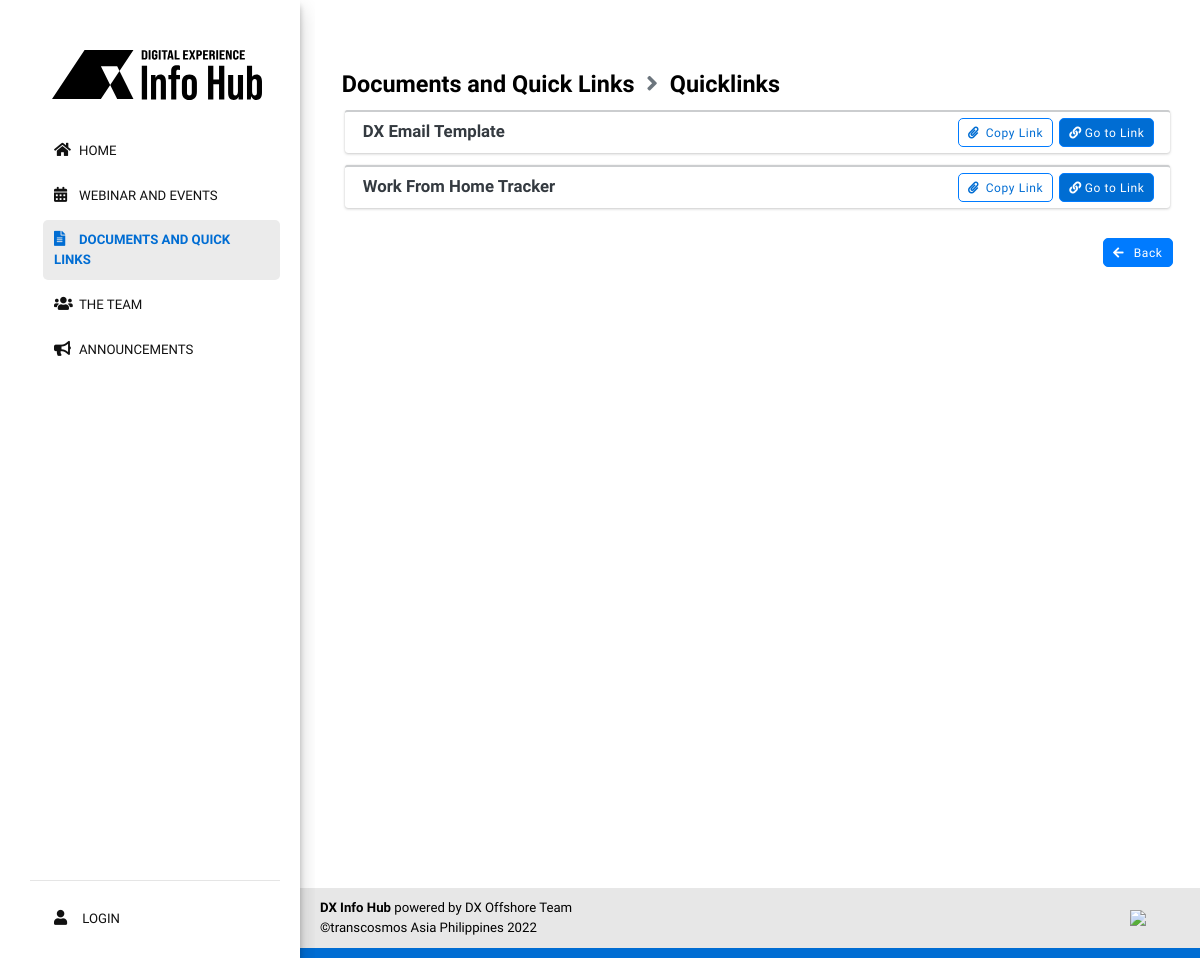
The page /document-files/1 on the database its author committed.
### tables this page shows
CREATE TABLE `documents` (
  `id` int(255) UNSIGNED NOT NULL,
  `user_id` int(255) NOT NULL DEFAULT '0',
  `document_name` varchar(255) NOT NULL DEFAULT '',
  `date_created` varchar(255) NOT NULL DEFAULT '',
  `date_edited` varchar(255) NOT NULL DEFAULT '',
  `document_status` int(1) NOT NULL DEFAULT '0',
  `temp_del` int(1) NOT NULL DEFAULT '0',
  `timestamp` timestamp NOT NULL DEFAULT CURRENT_TIMESTAMP ON UPDATE CURRENT_TIMESTAMP
);

CREATE TABLE `files` (
  `id` int(255) UNSIGNED NOT NULL,
  `user_id` int(255) NOT NULL DEFAULT '0',
  `document_name` varchar(255) NOT NULL DEFAULT '',
  `document_id` int(10) NOT NULL DEFAULT '0',
  `file_linkname` varchar(255) NOT NULL DEFAULT '',
  `file_link` varchar(255) NOT NULL DEFAULT '',
  `date_created` varchar(255) NOT NULL DEFAULT '',
  `file_status` int(1) NOT NULL DEFAULT '0',
  `temp_del` int(1) NOT NULL DEFAULT '0',
  `timestamp` timestamp NOT NULL DEFAULT CURRENT_TIMESTAMP ON UPDATE CURRENT_TIMESTAMP
);

### includes/lang/forms.php (called while the page is built, shortened)
<?php
$btn_back = array(
	'Back',
	'バック'
);
?>

### includes/functions.php (called while the page is built, shortened)
<?php
function renderLang($lang_arr) {
	if(isset($lang_arr[$GLOBALS['default_lang_idx']])) {
		if($lang_arr[$GLOBALS['default_lang_idx']] != '') {
			$return = $lang_arr[$GLOBALS['default_lang_idx']];
		} else {
			$return = $lang_arr[0];
		}
	} else {
		$return = $lang_arr[0];
	}
	return $return;
}
?>

### pages/documents/document-files.php (the view, shortened to what this page needs)
<?php
require($_SERVER['DOCUMENT_ROOT'].'/includes/config.php');
 $id = (isset($_GET['id']) ? $_GET['id'] : '');
 $sql = $pdo->prepare("SELECT * FROM documents WHERE id = :document_id LIMIT 1");
 $sql->bindParam(":document_id",$id);
 $sql->execute();
 if($sql->rowCount()) {
     $data = $sql->fetch(PDO::FETCH_ASSOC);
?>
<!DOCTYPE html>
<html lang="en">
    <head>
        <?php require($_SERVER['DOCUMENT_ROOT'].'/includes/common/links.php');  ?>
        <link rel="stylesheet" href="/plugins/toastr/toastr.min.css">
        <link rel="stylesheet" href="/plugins/sweetalert2-theme-bootstrap-4/bootstrap-4.min.css">
        <link href="/assets/css/documents.css" rel="stylesheet" />
    </head>
    <body>
        <div class="container">
            <div class="col-3 col-s-3 menu">
                <?php require($_SERVER['DOCUMENT_ROOT'].'/includes/common/parent-sidebar.php');  ?>
            </div>
            <section class="main-area col-s-9 d-column mb-4">
                <div class="mb-4">
                    <h2 class="mb-3">
                        <span  >Documents and Quick Links <i class="fa fa-angle-right mx-2 text-secondary" aria-hidden="true"></i> <?php  echo $data['document_name']; ?></span>
                    </h2>
                    <ul class="list-inline mb-4">
                        <?php
                            $count = 0;
                            $sql = $pdo->prepare("SELECT * FROM files WHERE document_name = :document_name ORDER BY id DESC");
                            $sql->bindParam(":document_name", $data['document_name']);
                            $sql->execute();
                            if($sql->rowCount() > 0) {
                                while ($data = $sql->fetch(PDO::FETCH_ASSOC)) {
                                    $count++;
                                ?>
                                    <div class="row">
                                        <div class="col-lg">
                                            <div class="card card-secondary mx-1" style="border-top: 2px solid #cbcdcf;">
                                                <div class="card-body py-2">
                                                    <div class="row">
                                                        <div class="col-8"><h5 class="card-title text-dark m-1"><?php  echo $data['file_linkname']; ?></h5></div>
                                                        <div class="col-4">
                                                            <div class="d-flex justify-content-end">
                                                                <button class="btn border-primary bg-none mr-2" style="color:var(--blue);" onClick="copyLink(<?php echo $count ?>)" name="copy<?php echo $count?>" title="Copy this link to access file.">
                                                                    <i class="fas fa-paperclip mr-1" aria-hidden="true"></i> Copy Link
                                                                </button>
                                                                <?php
                                                                    $drive_z_keyword = "Z:\DX";
                                                                    $file_link = $data['file_link'];
                                                                    if(strpos($file_link, $drive_z_keyword) !== false){
                                                                        echo "<div style='display:inline;' title='Drive Z Link'><a href='#' class='btn btn-primary disabled' style='background-color: var(--blue);' ><i class='fa fa-link mr-1' aria-hidden='true'></i>Go to Link</a></div>";
                                                                    } else{
                                                                        echo "<a href='$file_link' target='_blank' class='btn btn-primary' style='background-color: var(--blue);' ><i class='fa fa-link mr-1' aria-hidden='true'></i>Go to Link</a>";
                                                                    }
                                                                ?>
                                                            </div>
                                                        </div>
                                                    </div>
                                                </div>
                                            </div>
                                        </div>
                                    </div>
                          <?php
                                 }
                             }   else {
                                echo '<br><p><strong>No data links available.</strong></p>';
                             }
                        ?>
                    </ul>
                    <div class="text-right">
                        <a href="/o-documents" class="btn btn-primary text-right">
                            <i class="fa fa-arrow-left mr-2"></i>
                            <?php echo renderLang($btn_back); ?>
                        </a>
                    </div>
                </div>
            </section>
            </div>
        <?php require($_SERVER['DOCUMENT_ROOT'].'/includes/common/parent-footer.php');  ?>
        <?php } ?>
    </body>
</html>

### assets/css/common.css (style rules this page uses)
html { font-size: 12px; }
.card-title { font-size: 1.4rem; }

### assets/css/style.css (style rules this page uses)
:root { --blue: #006DD3; --gray: #E7E7E7; --dark-gray: #606060; --white: #fff; --black: #121212; }
body p, a { font-size: 1.1rem; }
.btn { border-radius: 5px; letter-spacing: 0.05rem; }
.btn .fa { margin-right: 10px; }
@media (min-width: 1200px) { .container { max-width: 1300px !important; } }
@media (min-width: 1200px) { .h1, .h2, .h3, .h4, .h5, .h6, h1, h2, h3, h4, h5, h6 { font-weight: bold !important; text-transform: none; } }
@media (min-width: 1200px) { body { font-family: 'Inter Tight', sans-serif; color: var(--black); height: 100%; font-size: 1rem; } }
@media (min-width: 1200px) { * { box-sizing: border-box; } }
@media (min-width: 1200px) { .container { margin: 0 auto; width: 90%; } }
@media (min-width: 1200px) { .container::after { content: ""; clear: both; display: table; } }
@media (min-width: 1200px) { [class*="col-"] { float: left; } }
@media (min-width: 1200px) { h2 { font-size: 1.5rem; font-weight: 600; } }
@media (min-width: 1200px) { .col-3.col-s-3.menu { position: relative; padding: 45px 20px 7px 30px; box-shadow: 0 10px 20px rgba(0,0,0,.19),0 6px 6px rgba(0,0,0,.23); clip-path: inset(0px -15px 0px 0px); min-height: 100%; height: 100vh; left: 0; position: fixed; background-color: var(--white); } }
@media (min-width: 1200px) { .main-area h2 { font-size: 1.95rem; font-weight: 100; margin: 0; color: #000; } }
[class*="col-"] { width: 100%; }
@media only screen and (min-width: 600px) { .col-s-3 { width: 22%; } }
@media only screen and (min-width: 600px) { .col-s-9 { width: 75%; } }
@media only screen and (min-width: 600px) { .main-area { width: 78%; } }
@media only screen and (min-width: 768px) { .col-3 { width: 25%; } }
@media only screen and (min-width: 768px) { .col-4 { width: 33.33%; } }
@media only screen and (min-width: 768px) { .col-8 { width: 66.66%; } }
@media only screen and (min-width: 768px) { .main-area { overflow: hidden;max-width: 78%; } }
@media only screen and (min-width: 768px) { .main-area { float: right; margin-top: 45px; } }

### assets/css/documents.css (style rules this page uses)
section.main-area.col-s-9.d-column.mb-4 { margin: 70px -40px 0; min-height: 100vh; }
ul.list-inline.mb-4 { overflow: hidden; }

### rows shown on the page
documents: document_name "Quicklinks"
files: file_linkname "DX Email Template"
files: file_linkname "Work From Home Tracker"

### other values the page prints
renderLang($btn_back) "Back"
